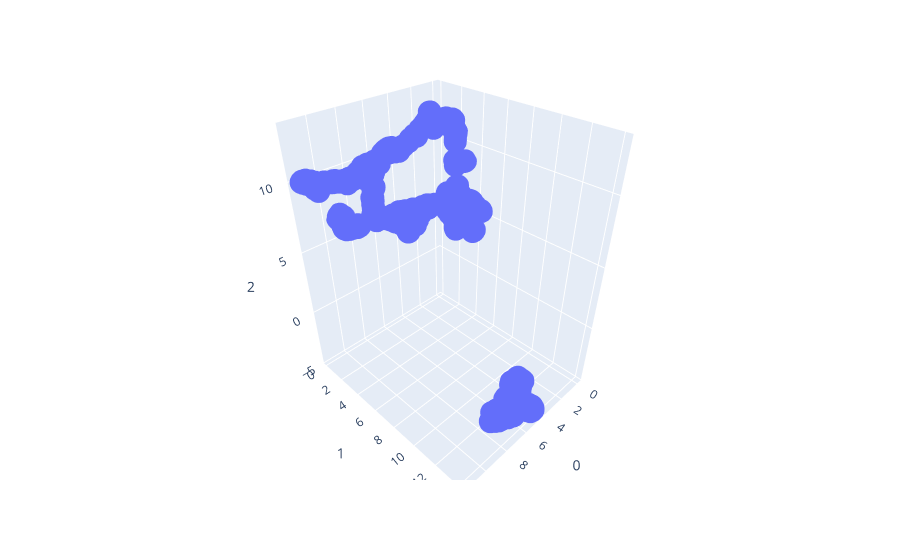

Notebook code cell kept with this figure:
### Code cell
f = px.scatter_3d(proj3D, x=0, y=1, z=2)
f.show()

### Figure 1 — Plotly figure (JSON) as saved in the notebook; plotly's stock layout.template omitted (floating-point values rounded to 4 significant figures; data arrays with more than 128 entries replaced by an {"elided": "..."} marker saying what was removed)
{"data": [{"hovertemplate": "0=%{x}<br>1=%{y}<br>2=%{z}<extra></extra>", "legendgroup": "", "marker": {"color": "#636efa", "symbol": "circle"}, "mode": "markers", "name": "", "scene": "scene", "showlegend": false, "type": "scatter3d", "x": {"elided": "1065 float values"}, "y": {"elided": "1065 float values"}, "z": {"elided": "1065 float values"}}], "layout": {"legend": {"tracegroupgap": 0}, "margin": {"t": 60}, "scene": {"domain": {"x": [0, 1], "y": [0, 1]}, "xaxis": {"title": {"text": "0"}}, "yaxis": {"title": {"text": "1"}}, "zaxis": {"title": {"text": "2"}}}}}
